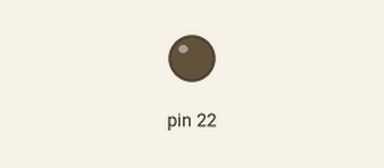
Simulated run of this program. Board: Raspberry Pi (header pin numbers). Parts: output pins drawn as LEDs (lit = HIGH). Library files of the repository ran but are not shown: lcd5110.py; pins used as bus, display or sensor lines are not drawn; what the program prints to the terminal is not drawn.

Above: at 2.5 s.
At 7.6 s:
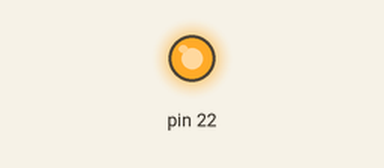
Timing chart, 0 to 13.2 s (numbered marks = the images above):
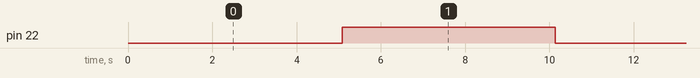

The program:

test-lcd.py
```python
import time
import sys
from lcd5110 import LCD5110

eTinkersLogo = [
  0x00, 0x00, 0x00, 0x00, 0x00, 0x00, 0x00, 0x00, 0xe0, 0xf0, 0xf0, 0xf8, 0xfc, 0xfc, 0x7c, 0x7c, 0x7c, 0x7c, 0x7c, 0x7c, 0x7c, 0x7c, 0x7c, 0x7c, 0x7c, 0x7c, 0x7c, 0x7c, 0x7c, 0x7c, 0x7c, 0x7c, 0x7c, 0x7c, 0x7c, 0x7c, 0x7c, 0x7c, 0x7c, 0x7c, 0x7c, 0x7c, 0x7c, 0x7c, 0x7c, 0x7c, 0x7c, 0x7c, 0x7c, 0x7c, 0x7c, 0x7c, 0x7c, 0x7c, 0x7c, 0x7c, 0x7c, 0x7c, 0x7c, 0x7c, 0x7c, 0x7c, 0x7c, 0x7c, 0x7c, 0x7c, 0x7c, 0x7c, 0x7c, 0x7c, 0xfc, 0xfc, 0xf8, 0xf0, 0xf0, 0xe0, 0x00, 0x00, 0x00, 0x00, 0x00, 0x00, 0x00, 0x00,
  0x00, 0x00, 0x00, 0x00, 0x00, 0x00, 0x00, 0x00, 0xff, 0xff, 0xff, 0xff, 0xff, 0x00, 0x00, 0x00, 0x00, 0x00, 0x00, 0x00, 0x00, 0x00, 0x00, 0x00, 0x00, 0x00, 0x00, 0x80, 0x80, 0x80, 0x80, 0x80, 0xf8, 0x10, 0x10, 0xa0, 0x20, 0x40, 0x40, 0x80, 0xfc, 0x80, 0x00, 0x00, 0x00, 0x00, 0x00, 0x00, 0x00, 0x00, 0x00, 0x00, 0x00, 0x00, 0x00, 0x00, 0x00, 0x00, 0x00, 0x00, 0x00, 0x00, 0x00, 0x00, 0x00, 0x00, 0x00, 0x00, 0x00, 0x00, 0x00, 0xff, 0xff, 0xff, 0xff, 0xff, 0x00, 0x00, 0x00, 0x00, 0x00, 0x00, 0x00, 0x00,
  0x00, 0x00, 0x00, 0x00, 0x00, 0x00, 0x00, 0x00, 0xff, 0xff, 0xff, 0xff, 0xff, 0x00, 0x00, 0x00, 0x00, 0x00, 0x00, 0x00, 0x00, 0x00, 0x00, 0x00, 0x00, 0x00, 0x00, 0x00, 0x00, 0x00, 0x00, 0x00, 0xff, 0x00, 0x01, 0x03, 0x01, 0x00, 0x00, 0x00, 0x00, 0x00, 0x01, 0x01, 0x01, 0x82, 0x82, 0x44, 0x44, 0x28, 0x28, 0x10, 0x10, 0x10, 0x10, 0x10, 0x00, 0x00, 0x00, 0x00, 0x00, 0x00, 0x00, 0x00, 0x00, 0x00, 0x00, 0x00, 0x00, 0x00, 0x00, 0xff, 0xff, 0xff, 0xff, 0xff, 0x00, 0x00, 0x00, 0x00, 0x00, 0x00, 0x00, 0x00,
  0x00, 0x00, 0x00, 0x00, 0x00, 0x00, 0x00, 0x00, 0xff, 0xff, 0xff, 0xff, 0xff, 0x00, 0x00, 0x00, 0x00, 0x00, 0x00, 0x00, 0x00, 0x00, 0x00, 0x00, 0x00, 0x00, 0x00, 0x02, 0x02, 0x02, 0x02, 0x02, 0x3f, 0x10, 0x11, 0x09, 0x09, 0x04, 0x04, 0x02, 0x7e, 0x02, 0x01, 0x01, 0x01, 0x00, 0x00, 0x00, 0x00, 0x00, 0x00, 0x00, 0x00, 0x00, 0x00, 0x00, 0x00, 0x00, 0x00, 0x00, 0x00, 0x00, 0x00, 0x00, 0x00, 0x00, 0x00, 0x00, 0x00, 0x00, 0x00, 0xff, 0xff, 0xff, 0xff, 0xff, 0x00, 0x00, 0x00, 0x00, 0x00, 0x00, 0x00, 0x00,
  0xf0, 0xf8, 0xf8, 0xf8, 0xf8, 0xf8, 0xf8, 0xf8, 0xff, 0xff, 0xff, 0xff, 0xff, 0xf8, 0xf8, 0xf8, 0xf8, 0xf8, 0xf8, 0xf8, 0xf8, 0xf8, 0xf8, 0xf8, 0xf8, 0xf8, 0xf8, 0xf8, 0xf8, 0xf8, 0xf8, 0xf8, 0xf8, 0xf8, 0xf8, 0xf8, 0xf8, 0x78, 0x78, 0x78, 0x78, 0x78, 0x78, 0x78, 0x78, 0x78, 0x78, 0xf8, 0xf8, 0xf8, 0xf8, 0xf8, 0xf8, 0xf8, 0xf8, 0xf8, 0xf8, 0xf8, 0xf8, 0xf8, 0xf8, 0xf8, 0xf8, 0xf8, 0xf8, 0xf8, 0xf8, 0xf8, 0xf8, 0xf8, 0xf8, 0xff, 0xff, 0xff, 0xff, 0xff, 0xf8, 0xf8, 0xf8, 0xf8, 0xf8, 0xf8, 0xf8, 0xf0,
  0x00, 0x01, 0x07, 0x0f, 0x0f, 0x1f, 0x1f, 0x1f, 0x1f, 0x1f, 0x1f, 0x1f, 0x1f, 0x1f, 0x1f, 0x1f, 0x1f, 0x1f, 0x1f, 0x1f, 0x1f, 0x1f, 0x1f, 0x1f, 0x1f, 0x1f, 0x1f, 0x1f, 0x1f, 0x1f, 0x1f, 0x1f, 0x1f, 0x1f, 0x1f, 0x1f, 0x1f, 0x1e, 0x1e, 0x1e, 0x1e, 0x1e, 0x1e, 0x1e, 0x1e, 0x1e, 0x1e, 0x1f, 0x1f, 0x1f, 0x1f, 0x1f, 0x1f, 0x1f, 0x1f, 0x1f, 0x1f, 0x1f, 0x1f, 0x1f, 0x1f, 0x1f, 0x1f, 0x1f, 0x1f, 0x1f, 0x1f, 0x1f, 0x1f, 0x1f, 0x1f, 0x1f, 0x1f, 0x1f, 0x1f, 0x1f, 0x1f, 0x1f, 0x1f, 0x0f, 0x0f, 0x07, 0x01, 0x00
]

lcd = LCD5110()
print(len(eTinkersLogo))
while True:
    try:
        lcd.cursor(2, 1)
        lcd.printStr(" Hello World!")
        lcd.cursor(4, 2)
        lcd.printStr("e-tinkers.com")
        lcd.cursor(6, 1)
        lcd.inverse(True)
        lcd.printStr("** Nov 2017 **")
        lcd.inverse(False)
        time.sleep(5)

        lcd.backlight(True)
        lcd.printImage(eTinkersLogo)
        time.sleep(5)
        lcd.backlight(False)
        lcd.clear()
    except KeyboardInterrupt:
        lcd.cleanup()
        sys.exit(0)
```

Measured:
- by itself, pin 22: alternates HIGH for 5.1 s and LOW for 5.1 s
